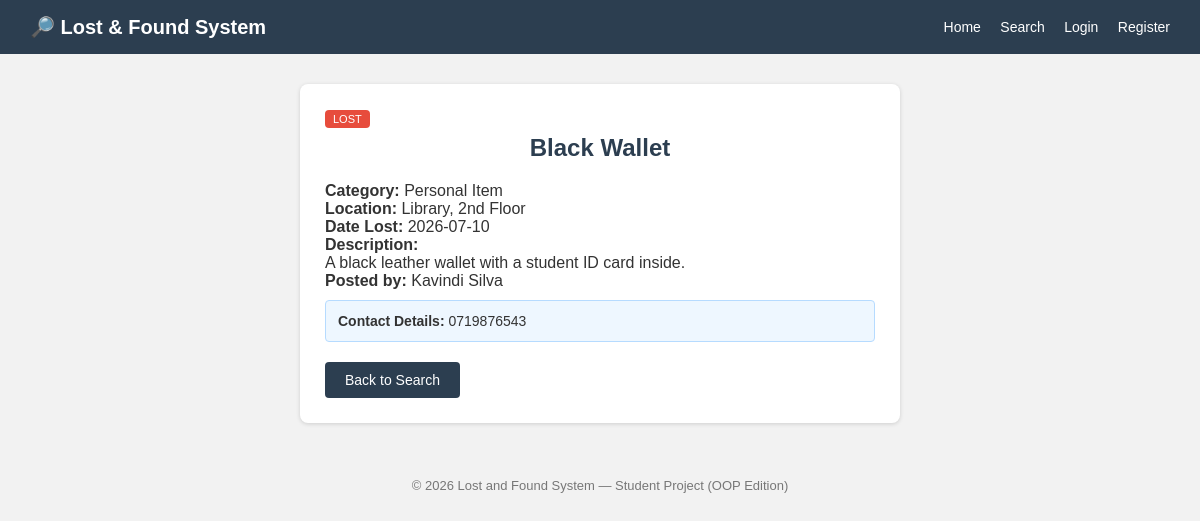
The page /index.php?page=item&action=view&type=lost&id=1 on the database its author committed.
### tables this page shows
CREATE TABLE lost_items (
    id INT AUTO_INCREMENT PRIMARY KEY,
    user_id INT NOT NULL,
    item_name VARCHAR(100) NOT NULL,
    category VARCHAR(50) NOT NULL,
    description TEXT,
    location VARCHAR(150),
    item_date DATE,
    image VARCHAR(255) DEFAULT NULL,
    contact_details VARCHAR(150) NOT NULL,
    status ENUM('pending', 'resolved') DEFAULT 'pending',
    created_at TIMESTAMP DEFAULT CURRENT_TIMESTAMP,
    FOREIGN KEY (user_id) REFERENCES users(id) ON DELETE CASCADE
);

CREATE TABLE users (
    id INT AUTO_INCREMENT PRIMARY KEY,
    full_name VARCHAR(100) NOT NULL,
    email VARCHAR(100) NOT NULL UNIQUE,
    phone VARCHAR(15) NOT NULL,
    password VARCHAR(255) NOT NULL,
    user_type ENUM('student', 'staff', 'admin') NOT NULL DEFAULT 'student',
    created_at TIMESTAMP DEFAULT CURRENT_TIMESTAMP
);

### core/Controller.php (called while the page is built, shortened)
<?php
require_once __DIR__ . '/Database.php';
abstract class Controller
{
    protected function render(string $view, array $data = []): void
    {
        extract($data);
        $viewFile = __DIR__ . "/../views/{$view}.php";
        require __DIR__ . '/../views/layout/header.php';
        require $viewFile;
        require __DIR__ . '/../views/layout/footer.php';
    }
}

### controllers/ItemController.php (called while the page is built, shortened)
<?php
require_once __DIR__ . '/../core/Controller.php';
require_once __DIR__ . '/../core/Auth.php';
require_once __DIR__ . '/../models/ItemRepository.php';
class ItemController extends Controller
{
    private ItemRepository $items;
    public function __construct()
    {
        $this->items = new ItemRepository();
    }
    public function view(): void
    {
        $type = ($_GET['type'] ?? 'lost') === 'found' ? 'found' : 'lost';
        $id = (int) ($_GET['id'] ?? 0);
        $item = $this->items->findById($type, $id);
        $this->render('items/view_item', compact('item', 'type'));
    }
}

### core/Router.php (called while the page is built, shortened)
<?php
class Router
{
    public function dispatch(string $page, string $action): void
    {
        $controller = new $className();
        $controller->$action();
    }
}

### index.php (called while the page is built, shortened)
<?php
require_once __DIR__ . '/core/Router.php';
$page = $_GET['page'] ?? 'item';
$action = $_GET['action'] ?? 'home';
$router = new Router();
$router->dispatch($page, $action);

### core/Database.php (called while the page is built, shortened)
<?php
class Database
{
    private static ?Database $instance = null;
    private PDO $connection;
    private function __construct()
    {
        try {
            $dsn = "mysql:host=" . DB_HOST . ";dbname=" . DB_NAME . ";charset=utf8mb4";
            $this->connection = new PDO($dsn, DB_USER, DB_PASS, [
                PDO::ATTR_ERRMODE => PDO::ERRMODE_EXCEPTION,
                PDO::ATTR_DEFAULT_FETCH_MODE => PDO::FETCH_ASSOC,
            ]);
        } catch (PDOException $e) {
            die("Database connection failed: " . $e->getMessage());
        }
    }
    public static function getInstance(): Database
    {
        if (self::$instance === null) {
            self::$instance = new self();
        }
        return self::$instance;
    }
    public function fetchOne(string $sql, array $params = []): ?array
    {
        $stmt = $this->connection->prepare($sql);
        $stmt->execute($params);
        $row = $stmt->fetch();
        return $row ?: null;
    }
}

### models/ItemRepository.php (called while the page is built, shortened)
<?php
require_once __DIR__ . '/../core/Database.php';
require_once __DIR__ . '/LostItem.php';
class ItemRepository
{
    private Database $db;
    public function __construct()
    {
        $this->db = Database::getInstance();
    }
    private function resolveTable(string $type): string
    {
        return $type === 'found' ? 'found_items' : 'lost_items';
    }
    private function buildItem(string $type, array $row): Item
    {
        return $type === 'found' ? new FoundItem($row) : new LostItem($row);
    }
    public function findById(string $type, int $id): ?Item
    {
        $table = $this->resolveTable($type);
        $row = $this->db->fetchOne(
            "SELECT t.*, u.full_name FROM {$table} t
             JOIN users u ON t.user_id = u.id
             WHERE t.id = ?",
            [$id]
        );
        return $row ? $this->buildItem($type, $row) : null;
    }
}

### models/LostItem.php (called while the page is built, shortened)
<?php
require_once __DIR__ . '/Item.php';
class LostItem extends Item
{
    public function getTypeLabel(): string { return "Lost"; }
    public function getBadgeClass(): string { return "badge-lost"; }
    public function getDateFieldLabel(): string { return "Date Lost"; }
}

### models/Item.php (called while the page is built, shortened)
<?php
abstract class Item
{
    private string $itemName;
    private string $category;
    private string $description;
    private string $location;
    private string $itemDate;
    private string $contactDetails;
    private string $postedByName;
    public function __construct(array $row)
    {
        $this->itemName = $row['item_name'];
        $this->category = $row['category'];
        $this->description = $row['description'] ?? '';
        $this->location = $row['location'];
        $this->itemDate = $row['item_date'];
        $this->contactDetails = $row['contact_details'];
        $this->postedByName = $row['full_name'] ?? '';
    }
    public function getItemName(): string { return $this->itemName; }
    public function getCategory(): string { return $this->category; }
    public function getDescription(): string { return $this->description; }
    public function getLocation(): string { return $this->location; }
    public function getItemDate(): string { return $this->itemDate; }
    public function getContactDetails(): string { return $this->contactDetails; }
    public function getPostedByName(): string { return $this->postedByName; }
}

### views/items/view_item.php (the view, shortened to what this page needs)
<div class="form-box" style="max-width:600px;">
    <span class="badge <?php echo $item->getBadgeClass(); ?>"><?php echo strtoupper($item->getTypeLabel()); ?></span>
    <h2><?php echo htmlspecialchars($item->getItemName()); ?></h2>
    <p><strong>Category:</strong> <?php echo htmlspecialchars($item->getCategory()); ?></p>
    <p><strong>Location:</strong> <?php echo htmlspecialchars($item->getLocation()); ?></p>
    <p><strong><?php echo $item->getDateFieldLabel(); ?>:</strong> <?php echo htmlspecialchars($item->getItemDate()); ?></p>
    <p><strong>Description:</strong><br><?php echo nl2br(htmlspecialchars($item->getDescription())); ?></p>
    <p><strong>Posted by:</strong> <?php echo htmlspecialchars($item->getPostedByName()); ?></p>
    <div class="contact-box">
        <strong>Contact Details:</strong> <?php echo htmlspecialchars($item->getContactDetails()); ?>
    </div>
    <p style="margin-top:20px;">
        <a href="<?php echo BASE_URL; ?>/index.php?page=item&action=search&type=<?php echo $type; ?>" class="btn">Back to Search</a>
    </p>
</div>

### assets/css/style.css (style rules this page uses)
* { margin: 0; padding: 0; box-sizing: border-box; font-family: Arial, Helvetica, sans-serif; }
body { background-color: #f2f2f2; color: #333; }
.badge { display: inline-block; padding: 3px 8px; border-radius: 4px; font-size: 11px; color: #fff; margin-bottom: 6px; }
.badge-lost { background-color: #e74c3c; }
.form-box { background: #fff; max-width: 500px; margin: 20px auto; padding: 25px; border-radius: 8px; box-shadow: 0 1px 4px rgba(0,0,0,0.15); }
.form-box h2 { margin-bottom: 20px; text-align: center; color: #2c3e50; }
.btn { display: inline-block; background-color: #2c3e50; color: #fff; border: none; padding: 10px 20px; border-radius: 4px; cursor: pointer; font-size: 14px; text-decoration: none; }
.contact-box { background: #eef7ff; border: 1px solid #b6dbff; padding: 12px; border-radius: 4px; margin-top: 10px; font-size: 14px; }

### rows shown on the page
lost_items: item_name "Black Wallet", category "Personal Item", location "Library, 2nd Floor", item_date "2026-07-10", description "A black leather wallet with a student ID card inside.", user.full_name "Kavindi Silva", contact_details "0719876543"

### other values the page prints
$item->getTypeLabel() "LOST"
$item->getDateFieldLabel() "Date Lost"
